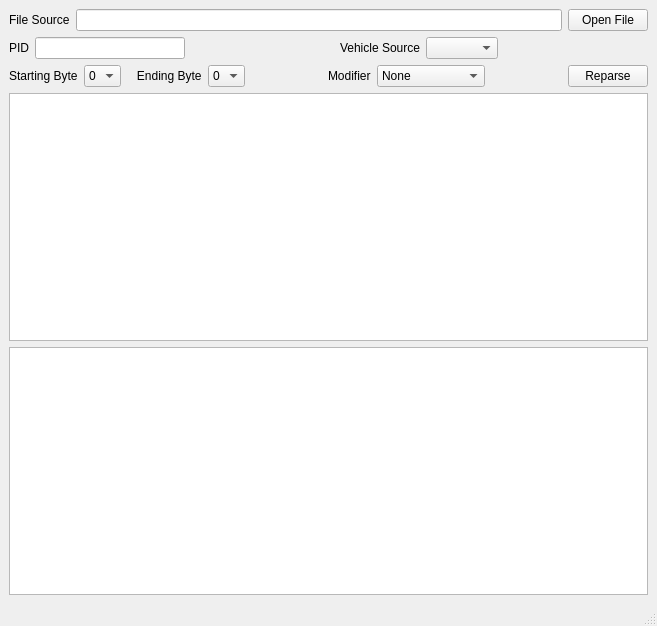
<?xml version="1.0" encoding="UTF-8"?>
<ui version="4.0">
 <class>dataProcWindow</class>
 <widget class="QMainWindow" name="dataProcWindow">
  <property name="geometry">
   <rect>
    <x>0</x>
    <y>0</y>
    <width>657</width>
    <height>626</height>
   </rect>
  </property>
  <property name="windowTitle">
   <string>MainWindow</string>
  </property>
  <widget class="QWidget" name="centralwidget">
   <layout class="QVBoxLayout" name="verticalLayout">
    <item>
     <layout class="QHBoxLayout" name="horizontalLayout_2">
      <item>
       <widget class="QLabel" name="label_2">
        <property name="text">
         <string>File Source</string>
        </property>
       </widget>
      </item>
      <item>
       <widget class="QLineEdit" name="lineEditFileSource">
        <property name="readOnly">
         <bool>false</bool>
        </property>
       </widget>
      </item>
      <item>
       <widget class="QPushButton" name="pushButtonOpen">
        <property name="text">
         <string>Open File</string>
        </property>
       </widget>
      </item>
     </layout>
    </item>
    <item>
     <layout class="QHBoxLayout" name="horizontalLayout">
      <item>
       <widget class="QLabel" name="label_3">
        <property name="text">
         <string>PID</string>
        </property>
       </widget>
      </item>
      <item>
       <widget class="QLineEdit" name="lineEditPID">
        <property name="readOnly">
         <bool>false</bool>
        </property>
       </widget>
      </item>
      <item>
       <spacer name="horizontalSpacer_2">
        <property name="orientation">
         <enum>Qt::Horizontal</enum>
        </property>
        <property name="sizeHint" stdset="0">
         <size>
          <width>40</width>
          <height>20</height>
         </size>
        </property>
       </spacer>
      </item>
      <item>
       <widget class="QLabel" name="label">
        <property name="text">
         <string>Vehicle Source</string>
        </property>
       </widget>
      </item>
      <item>
       <widget class="QComboBox" name="comboBoxVehicle"/>
      </item>
      <item>
       <spacer name="horizontalSpacer">
        <property name="orientation">
         <enum>Qt::Horizontal</enum>
        </property>
        <property name="sizeHint" stdset="0">
         <size>
          <width>40</width>
          <height>20</height>
         </size>
        </property>
       </spacer>
      </item>
     </layout>
    </item>
    <item>
     <layout class="QHBoxLayout" name="horizontalLayout_3">
      <item>
       <widget class="QLabel" name="label_4">
        <property name="text">
         <string>Starting Byte</string>
        </property>
       </widget>
      </item>
      <item>
       <widget class="QComboBox" name="comboBoxStartByte">
        <item>
         <property name="text">
          <string>0</string>
         </property>
        </item>
        <item>
         <property name="text">
          <string>1</string>
         </property>
        </item>
        <item>
         <property name="text">
          <string>2</string>
         </property>
        </item>
        <item>
         <property name="text">
          <string>3</string>
         </property>
        </item>
        <item>
         <property name="text">
          <string>4</string>
         </property>
        </item>
        <item>
         <property name="text">
          <string>5</string>
         </property>
        </item>
        <item>
         <property name="text">
          <string>6</string>
         </property>
        </item>
        <item>
         <property name="text">
          <string>7</string>
         </property>
        </item>
       </widget>
      </item>
      <item>
       <widget class="QLabel" name="label_5">
        <property name="text">
         <string>   Ending Byte</string>
        </property>
       </widget>
      </item>
      <item>
       <widget class="QComboBox" name="comboBoxEndByte">
        <item>
         <property name="text">
          <string>0</string>
         </property>
        </item>
        <item>
         <property name="text">
          <string>1</string>
         </property>
        </item>
        <item>
         <property name="text">
          <string>2</string>
         </property>
        </item>
        <item>
         <property name="text">
          <string>3</string>
         </property>
        </item>
        <item>
         <property name="text">
          <string>4</string>
         </property>
        </item>
        <item>
         <property name="text">
          <string>5</string>
         </property>
        </item>
        <item>
         <property name="text">
          <string>6</string>
         </property>
        </item>
        <item>
         <property name="text">
          <string>7</string>
         </property>
        </item>
       </widget>
      </item>
      <item>
       <spacer name="horizontalSpacer_3">
        <property name="orientation">
         <enum>Qt::Horizontal</enum>
        </property>
        <property name="sizeHint" stdset="0">
         <size>
          <width>40</width>
          <height>20</height>
         </size>
        </property>
       </spacer>
      </item>
      <item>
       <widget class="QLabel" name="label_6">
        <property name="text">
         <string>Modifier</string>
        </property>
       </widget>
      </item>
      <item>
       <widget class="QComboBox" name="comboBoxModifier">
        <item>
         <property name="text">
          <string>None</string>
         </property>
        </item>
        <item>
         <property name="text">
          <string>/4</string>
         </property>
        </item>
        <item>
         <property name="text">
          <string>/100</string>
         </property>
        </item>
        <item>
         <property name="text">
          <string>-10000</string>
         </property>
        </item>
        <item>
         <property name="text">
          <string>-10000 to mph</string>
         </property>
        </item>
       </widget>
      </item>
      <item>
       <spacer name="horizontalSpacer_4">
        <property name="orientation">
         <enum>Qt::Horizontal</enum>
        </property>
        <property name="sizeHint" stdset="0">
         <size>
          <width>40</width>
          <height>20</height>
         </size>
        </property>
       </spacer>
      </item>
      <item>
       <widget class="QPushButton" name="pushButtonReparse">
        <property name="text">
         <string>Reparse</string>
        </property>
       </widget>
      </item>
     </layout>
    </item>
    <item>
     <widget class="QTextEdit" name="textEdit"/>
    </item>
    <item>
     <widget class="QGraphicsView" name="graphicsView"/>
    </item>
   </layout>
  </widget>
  <widget class="QMenuBar" name="menubar">
   <property name="geometry">
    <rect>
     <x>0</x>
     <y>0</y>
     <width>657</width>
     <height>19</height>
    </rect>
   </property>
  </widget>
  <widget class="QStatusBar" name="statusbar"/>
 </widget>
 <resources/>
 <connections/>
</ui>
